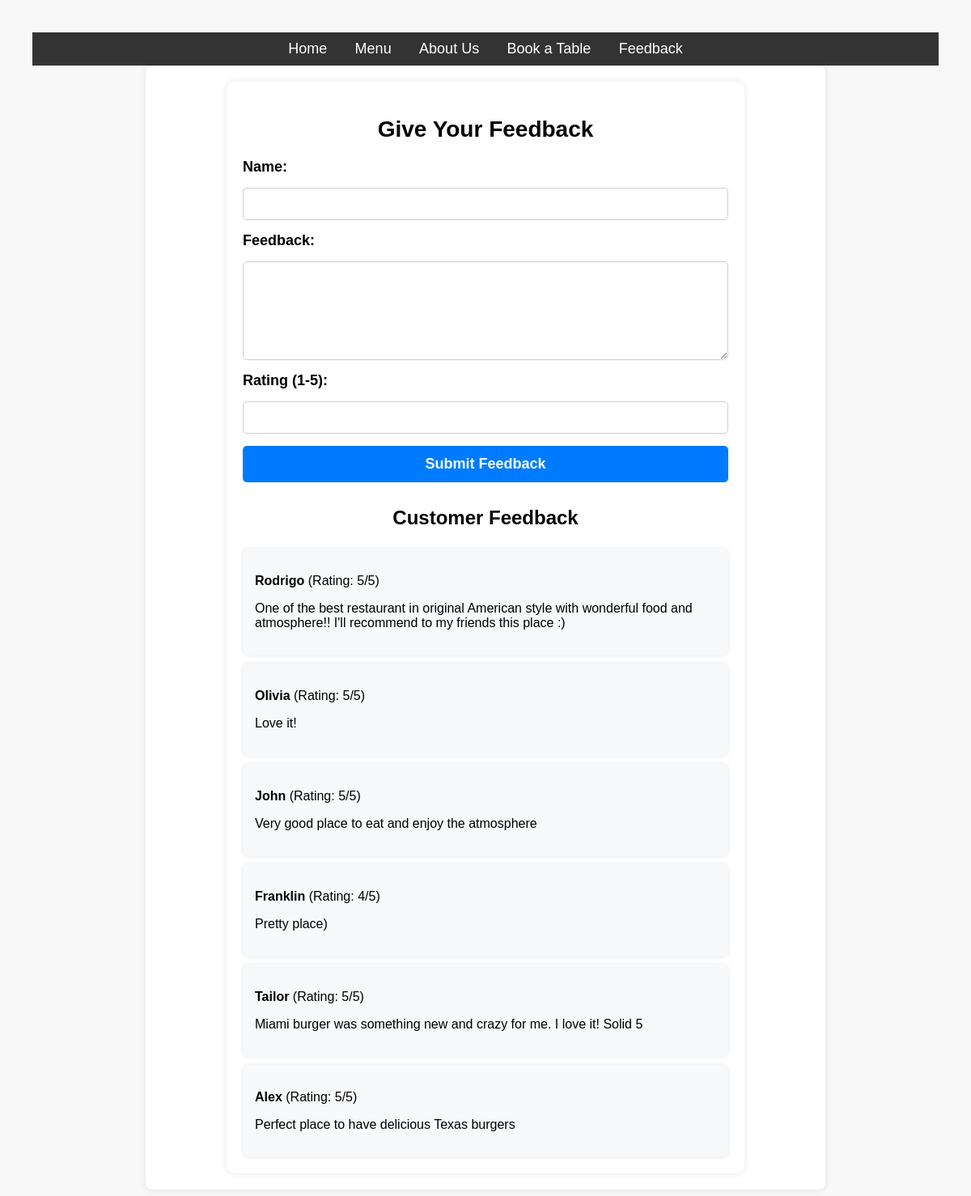
/restaurant_app/feedback/, run on an earlier commit of the app's database.
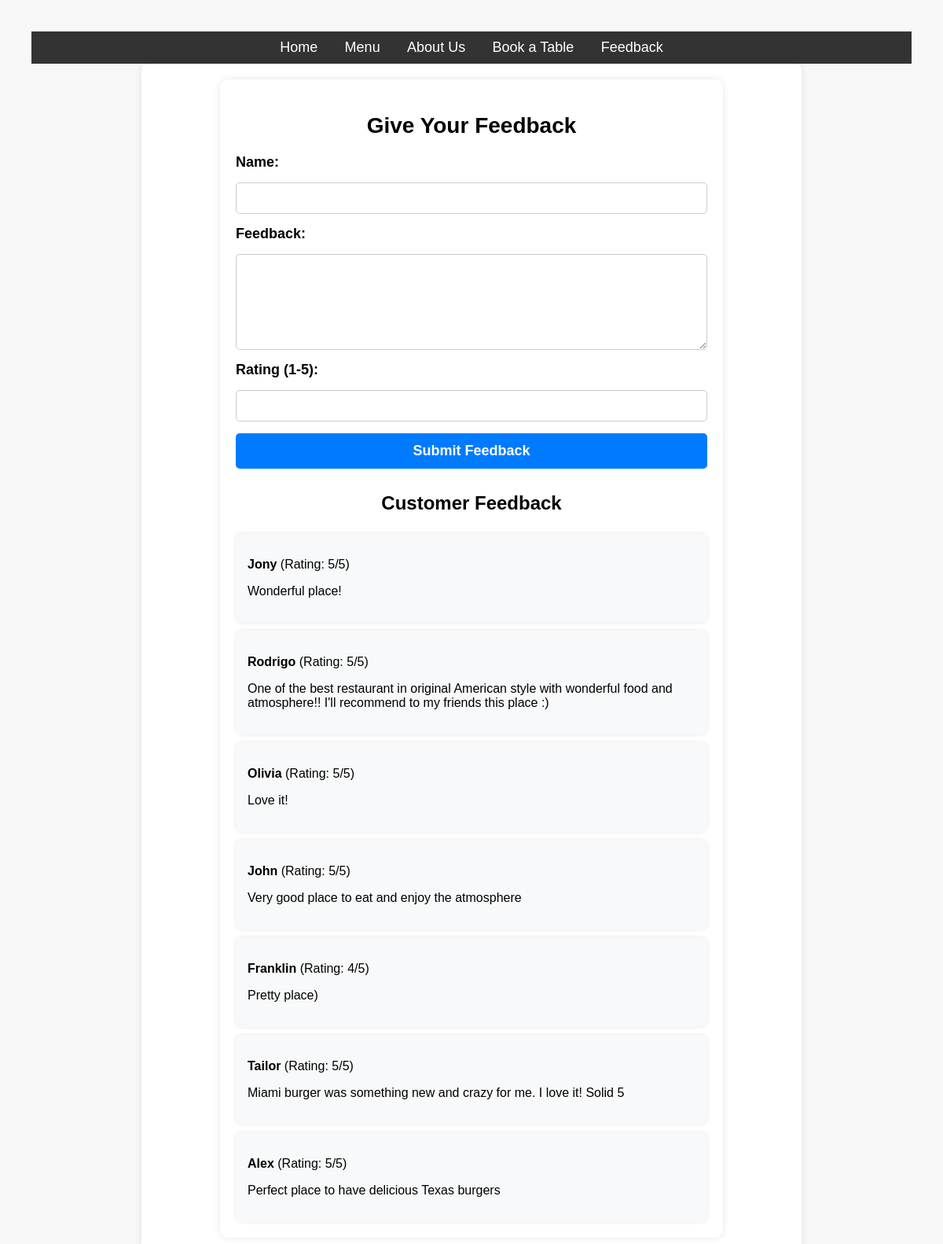
And on a later commit of the database.
### restaurant_app/models.py (models this page shows, shortened)
class Feedback(models.Model):
    user_name = models.CharField(max_length=15)
    description = models.TextField(blank=False)
    rating = models.IntegerField()

### restaurant_app/views.py (the view)
# urls.py: path("feedback/", FeedbackView.as_view(), name="feedback"),
class FeedbackView(CreateView):
    model = Feedback
    form_class = FeedbackForm
    template_name = "restaurant_app/feedback.html"
    success_url = reverse_lazy("restaurant_app:feedback")
    def get_context_data(self, **kwargs):
        context = super().get_context_data(**kwargs)
        context["feedback_list"] = Feedback.objects.all().order_by("-id")
        return context

### restaurant_app/views.py (shortened to what this page needs)
class FeedbackForm(forms.ModelForm):
    class Meta:
        model = Feedback
        fields = ["user_name", "description", "rating"]

### templates/restaurant_app/feedback.html (shortened to what this page needs)
{% extends 'base.html' %}
{% block content %}
<div class="container" style="max-width: 600px; margin: auto; padding: 20px; background: white; border-radius: 10px; box-shadow: 0 0 10px rgba(0, 0, 0, 0.1);">
    <h2 style="text-align: center; font-size: 28px; margin-bottom: 20px;">Give Your Feedback</h2>
    <form method="POST" action="{% url 'restaurant_app:feedback' %}" style="display: flex; flex-direction: column; gap: 15px;">
        <label for="user_name" style="font-size: 18px; font-weight: bold;">Name:</label>
        <input type="text" id="user_name" name="user_name" required style="padding: 10px; font-size: 16px; border-radius: 5px; border: 1px solid #ccc;">
        <label for="description" style="font-size: 18px; font-weight: bold;">Feedback:</label>
        <textarea id="description" name="description" required style="padding: 10px; font-size: 16px; border-radius: 5px; border: 1px solid #ccc; height: 100px;"></textarea>
        <label for="rating" style="font-size: 18px; font-weight: bold;">Rating (1-5):</label>
        <input type="number" id="rating" name="rating" min="1" max="5" required style="padding: 10px; font-size: 16px; border-radius: 5px; border: 1px solid #ccc;">
        <button type="submit" style="padding: 12px; font-size: 18px; font-weight: bold; color: white; background: #007bff; border: none; border-radius: 5px; cursor: pointer; transition: background 0.3s;">Submit Feedback</button>
    </form>
    <h3 style="text-align: center; font-size: 24px; margin-top: 30px;">Customer Feedback</h3>
    {% for feedback in feedback_list %}
        <div class="feedback-box" style="background: #f8f9fa; padding: 15px; border-radius: 8px; margin-top: 10px; box-shadow: 0 0 5px rgba(0, 0, 0, 0.1);">
            <p><strong>{{ feedback.user_name }}</strong> (Rating: {{ feedback.rating }}/5)</p>
            <p>{{ feedback.description }}</p>
        </div>
    {% empty %}
        <p style="text-align: center; font-size: 16px;">No feedback yet. Be the first to share your thoughts!</p>
    {% endfor %}
</div>
{% endblock %}

What changed in the data, as far as the page shows it:
added Feedback: user_name "Jony", rating "5", description "Wonderful place!"
